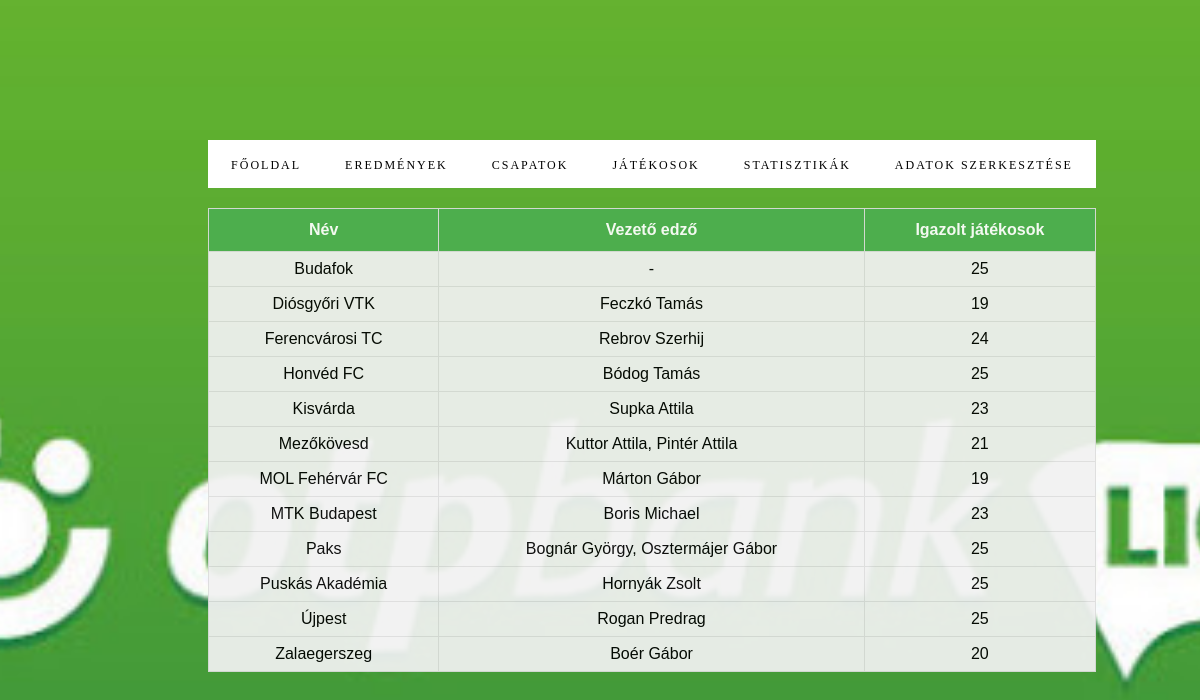
Page /csapatok.php on the committed database.
### tables this page shows
CREATE TABLE `csapatok` (
  `Név` text NOT NULL,
  `Vezető edző` text NOT NULL,
  `Kapusok` int(2) NOT NULL,
  `Védők` int(2) NOT NULL,
  `Középpályások` int(2) NOT NULL,
  `Támadók` int(2) NOT NULL
);

### csapatok.php (the view, shortened to what this page needs)
<!DOCTYPE html>
<html>
	<head>
		<link rel='stylesheet' href='Style.css'>
	</head>
	<body>
		<div class='container'>
			<a href="index.php" class="btn">Főoldal</a>
		    <a href="eredmenyek.php" class="btn">Eredmények</a>
		    <a href="csapatok.php" class="btn">Csapatok</a>
		    <a href="jatekosok.php" class="btn">Játékosok</a>
		     <a href="stat.php" class="btn">Statisztikák</a>
		    <a href="edit.php" class="btn">Adatok szerkesztése</a>
		</div>
		<?php
			$conn = OpenCon();
			$sql = "SELECT * FROM csapatok ORDER BY csapatok.`Név`";
			$result = $conn->query($sql);
			if ($result->num_rows > 0) {
				echo "
				<table class='tabella' id='tabella' border='1' cellspacing='0' cellpadding='0'>
						<th>Név</th>
						<th>Vezető edző</th>
						<th>Igazolt játékosok</th>";
			  	while($row = $result->fetch_assoc()) {
			  		$nev = explode(" ",$row["Név"]);
			  		echo "
			  			<form action='jatekosok.php' id='submit' method='get' target='_blank'  name='".$nev[0]."'>
				  			<tr>
			  			  		<td style='cursor:pointer;' onclick='kuldes(`".$nev[0]."`);self.close();'>".$row["Név"]."
			  			  			<input type='text' id='csapat' name='csapat' hidden value='".$row["Név"]."'>
			  			  		</td>
				  			  	<td>".$row["Vezető edző"]."</td>
				  			  	<td>".jatekosokSzama($row["Név"])."</td>
				  		  	 </tr>
			  		  	</form>";
			  	}
			  	echo "</table>";
			}
			function jatekosokSzama($csapatNeve){
				$conn_jatekosokSzama = OpenCon();
			  	$sql_jatekosokSzama = "SELECT csapatok.Név,COUNT(jatekosok.Poszt) AS jatekosokSzama FROM csapatok RIGHT OUTER JOIN jatekosok ON csapatok.Név = jatekosok.Csapat GROUP BY jatekosok.Csapat";
				$result_jatekosokSzama = $conn_jatekosokSzama->query($sql_jatekosokSzama);
				if ($result_jatekosokSzama->num_rows > 0) {
					while($row3 = $result_jatekosokSzama->fetch_assoc()) {
						if ($row3["Név"] == $csapatNeve){
							return $row3["jatekosokSzama"];
						}
					}
				}
				return "";
			}
		?>
		<div calss="container" style="width: 75%; margin:20px 200px;">
			<div id="chartContainer" style="height: 370px; width: 100%;"></div>
		</div>
	</body>
</html>

### Style.css (style rules this page uses)
* { -webkit-transition-property: all; -webkit-transition-duration: .2s; -moz-transition-timing-function: cubic-bezier(100,50,21,6); -moz-transition-property: all; -moz-transition-timing-function: cubic-bezier(100,50,21,6); }
body { background-image: url('background.jpg'); background-position: center; background-repeat: no-repeat; background-size: cover; text-align: center; height:100%; }
.tabella, .jatekosok { font-family: Arial, Helvetica, sans-serif; border-collapse: collapse; width: 75%; margin:20px 200px; background-color: white; opacity: 0.93; }
.tabella td, .tabella th,.jatekosok td, .jatekosok th { text-align: center; border: 1px solid #ddd; padding: 8px; }
.tabella tr:nth-child(even),.jatekosok tr:nth-child(even) { background-color: #f2f2f2; }
.tabella th,.jatekosok th { padding-top: 12px; padding-bottom: 12px; background-color: #4CAF50; color: white; }
.btn { color:black; background:white; padding:10px 20px; font-size:12px; text-decoration:none; letter-spacing:2px; text-transform:uppercase; }
.container { background-color: white; padding:15px 0px; margin-left: 200px; margin-right: 200px; margin-top: 140px; width: 75%; }

### rows in the picture
csapatok: Név "Budafok", Vezető edző "-", Név "25"
csapatok: Név "Diósgyőri VTK", Vezető edző "Feczkó Tamás", Név "19"
csapatok: Név "Ferencvárosi TC", Vezető edző "Rebrov Szerhij", Név "24"
csapatok: Név "Honvéd FC", Vezető edző "Bódog Tamás", Név "25"
csapatok: Név "Kisvárda", Vezető edző "Supka Attila", Név "23"
csapatok: Név "Mezőkövesd", Vezető edző "Kuttor Attila, Pintér Attila", Név "21"
csapatok: Név "MOL Fehérvár FC", Vezető edző "Márton Gábor", Név "19"
csapatok: Név "MTK Budapest", Vezető edző "Boris Michael", Név "23"
csapatok: Név "Paks", Vezető edző "Bognár György, Osztermájer Gábor", Név "25"
csapatok: Név "Puskás Akadémia", Vezető edző "Hornyák Zsolt", Név "25"
csapatok: Név "Újpest", Vezető edző "Rogan Predrag", Név "25"
csapatok: Név "Zalaegerszeg", Vezető edző "Boér Gábor", Név "20"
